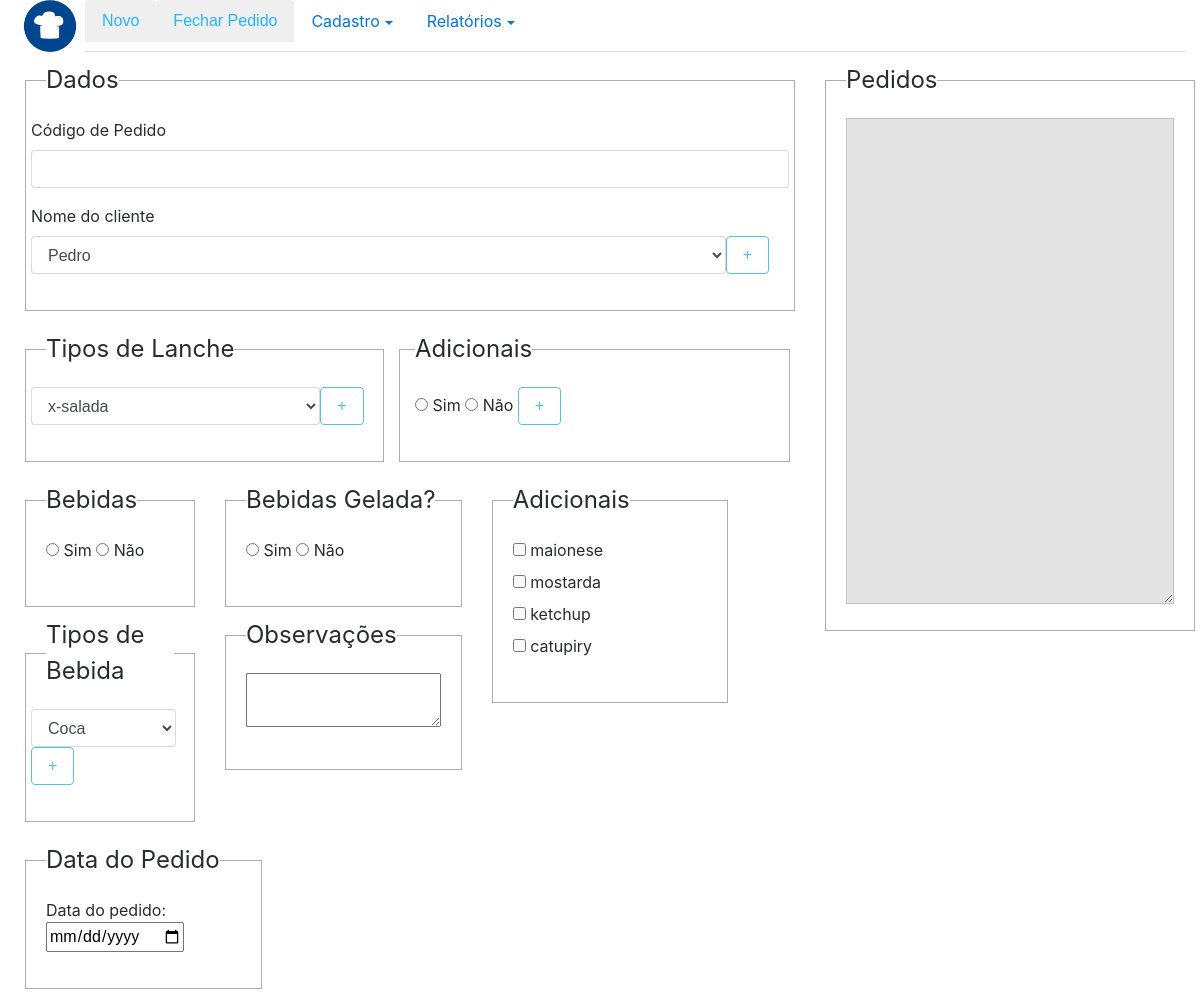
The app's page /view/index.php with its own data.
### tables this page shows
CREATE TABLE `adicionais` (
  `id` int(11) NOT NULL,
  `nome` varchar(50) NOT NULL,
  `descricao` varchar(200) NOT NULL,
  `preco` float NOT NULL
);

### model/adicional.php (called while the page is built, shortened)
<?php
class Adicional{
    public function listarTodos($conexao){
        $sqlstring = "Select * from adicionais";
        $dados = $conexao->query($sqlstring);
        return $dados;
    }
}

### controller/adicionalController.php (called while the page is built, shortened)
<?php
require "../model/conexao.php";
require "../model/adicional.php";
$id = isset($_POST['id']) ? $_POST['id'] : "";
$nome = isset($_POST['nome']) ? $_POST['nome'] : "";
$descricao = isset($_POST['descricao']) ? $_POST['descricao'] : "";
$preco = isset($_POST['preco']) ? $_POST['preco'] : "";
$objAdicional = new Adicional();
$objAdicional->setId($id);
$objAdicional->setNome($nome);
$objAdicional->setDescricao($descricao);
$objAdicional->setPreco($preco);
$dadosA = $objAdicional->listarTodos($conexao);

### model/cliente.php (called while the page is built, shortened)
<?php
class Cliente
{
    public function listarTodos($conexao)
    {
        $sqlstring = "Select * from cliente";
        $dados = $conexao->query($sqlstring);
        return $dados;
    }
}

### controller/clienteController.php (called while the page is built, shortened)
<?php
require "../model/conexao.php";
require "../model/cliente.php";
$id = isset($_POST['id']) ? $_POST['id'] : "";
$nome = isset($_POST['nome']) ? $_POST['nome'] : "";
$endereco = isset($_POST['endereco']) ? $_POST['endereco'] : "";
$telefone = isset($_POST['telefone']) ? $_POST['telefone'] : "";
$objCliente = new Cliente();
$objCliente->setId($id);
$objCliente->setNome($nome);
$objCliente->setEndereco($endereco);
$objCliente->setTelefone($telefone);
$dados = $objCliente->listarTodos($conexao);

### controller/lancheController.php (called while the page is built, shortened)
<?php
require "../model/conexao.php";
require "../model/lanche.php";
$id = isset($_POST['id']) ? $_POST['id'] : "";
$nome = isset($_POST['nome']) ? $_POST['nome'] : "";
$descricao = isset($_POST['descricao']) ? $_POST['descricao'] : "";
$preco = isset($_POST['preco']) ? $_POST['preco'] : "";
$objLanche = new Lanche();
$objLanche->setId($id);
$objLanche->setNome($nome);
$objLanche->setDescricao($descricao);
$objLanche->setPreco($preco);
$dadosL = $objLanche->listarTodos($conexao);

### model/lanche.php (called while the page is built, shortened)
<?php
class Lanche
{
    public function listarTodos($conexao)
    {
        $sqlstring = "Select * from lanche";
        $dados = $conexao->query($sqlstring);
        return $dados;
    }
}

### controller/bebidaController.php (called while the page is built, shortened)
<?php
require "../model/conexao.php";
require "../model/bebida.php";
$id = isset($_POST['id']) ? $_POST['id'] : "";
$nome = isset($_POST['nome']) ? $_POST['nome'] : "";
$descricao = isset($_POST['descricao']) ? $_POST['descricao'] : "";
$preco = isset($_POST['preco']) ? $_POST['preco'] : "";
$objBebida = new Bebida();
$objBebida->setId($id);
$objBebida->setNome($nome);
$objBebida->setDescricao($descricao);
$objBebida->setPreco($preco);
$dadosB = $objBebida->listarTodos($conexao);

### model/bebida.php (called while the page is built, shortened)
<?php
class Bebida
{
    public function listarTodos($conexao)
    {
        $sqlstring = "Select * from bebida";
        $dados = $conexao->query($sqlstring);
        return $dados;
    }
}

### view/index.php (the view, shortened to what this page needs)
<?php
include "header.php";
require "../model/conexao.php";
require "../controller/clienteController.php";
require "../controller/lancheController.php";
require "../controller/bebidaController.php";
require "../controller/adicionalController.php";
?>
<body>
	<form action="index.php" method="POST" id="frmPedido">
		<div class="container-fluid">
			<div class="row">
				<div class="col-md-12">
					<ul class="nav nav-tabs">
						<li class="nav-item">
							<img src="../public/img/Icon_foodservice.jpg" width="70px" alt="LOGO">
						</li>
						<li class="nav-item">
							<input type="reset" name="novoPedido" value="Novo" style="color:#25B6FF;" class="nav-link">
						</li>
						<li class="nav-item">
							<input type="submit" name="fecharPedido" value="Fechar Pedido" style="color:#25B6FF;" class="nav-link">
						</li>
						<li class="nav-item">
							<div class="dropdown">
								<a class="nav-link dropdown-toggle" href="http://example.com" id="dropdownMenuButton" data-toggle="dropdown">Cadastro</a>
							</div>
						</li>
						<li class="nav-item">
							<div class="dropdown">
								<a class="nav-link dropdown-toggle" href="http://example.com" id="dropdownMenuButton" data-toggle="dropdown">Relatórios</a>
							</div>
						</li>
					</ul>
				</div>
			</div>
			<div class="row">
				<div class="col-8">
					<fieldset>
						<legend>Dados</legend>
						<div class="form-group row">
							<label>Código de Pedido</label>
							<input type="number" class="form-control" id="cod" name="cod" value="<?php if (isset($_POST['novoPedido'])) echo $novoCod; ?>">
						</div>
						<div class="form-group row">
							<label>Nome do cliente</label>
							<select class="form-control col-sm-11" id="nomeCliente" name="nomeCliente">
								<?php
								while ($objcli = $dados->fetch_object()) {
								?>
									<option><?php echo $objcli->nome; ?></option>
								<?php } ?>
							</select>
							<button href="#modalCliente" type="button" class="btn btn-md btn-outline-info" data-toggle="modal">+</button>
						</div>
					</fieldset>
					<div class="row">
						<div class="col">
							<fieldset>
								<legend>Tipos de Lanche</legend>
								<div class="form-group row">
									<select class="form-control col-sm-10" id="tipoLanche" name="tipoLanche">
										<?php
										while ($objlan = $dadosL->fetch_object()) {
										?>
											<option><?php echo $objlan->nome; ?></option>
										<?php } ?>
									</select>
									<button href="#modalLanche" type="button" class="btn btn-md btn-outline-info" data-toggle="modal">+</button>
								</div>
							</fieldset>
						</div>
						<fieldset class="col">
							<legend>Adicionais</legend>
							<div class="form-group">
								<input type="radio" id="adSim" name="adicionais" value="Sim">
								<label for="adSim">Sim</label>
								<input type="radio" id="adNao" name="adicionais" value="Não">
								<label for="adNao">Não</label>
								<button href="#modalAdicionais" type="button" class="btn btn-md btn-outline-info" data-toggle="modal">+</button>
							</div>
						</fieldset>
					</div>
					<div class="row">
						<div class="col-3">
							<fieldset>
								<legend>Bebidas</legend>
								<div class="form-group">
									<input type="radio" id="bebSim" name="bebida" value="Sim">
									<label for="bebSim">Sim</label>
									<input type="radio" id="bebNao" name="bebida" value="Não">
									<label for="bebNao">Não</label>
								</div>
							</fieldset>
							<fieldset>
								<legend>Tipos de Bebida</legend>
								<div class="form-group row">
									<select class="form-control col-sm-11" id="tipoBebida" name="tipoBebida">
										<?php
										while ($objBeb = $dadosB->fetch_object()) {
										?>
											<option><?php echo $objBeb->nome; ?></option>
										<?php } ?>
									</select>
									<button href="#modalBebida" type="button" class="btn btn-md btn-outline-info" data-toggle="modal">+</button>
								</div>
							</fieldset>
						</div>
						<div class="col-4">
							<fieldset>
								<legend>Bebidas Gelada?</legend>
								<div class="form-group">
									<input type="radio" id="bebGeladaSim" name="bebidaGelada" value="Sim">
									<label for="bebGeladaSim">Sim</label>
									<input type="radio" id="bebGeladaNao" name="bebidaGelada" value="Não">
									<label for="bebGeladaNao">Não</label>
								</div>
							</fieldset>
							<fieldset>
								<legend>Observações</legend>
								<div class="form-group">
									<textarea id="observacoes" class="col" rows="2" id="observacoes" name="observacoes"></textarea>
								</div>
							</fieldset>
						</div>
						<div class="col-4">
							<fieldset>
								<legend>Adicionais</legend>
								<div class="form-group">
									<?php
									while ($objAdi = $dadosA->fetch_object()) {
									?>
										<div class="checkbox">
											<label>
												<input type="checkbox" name="ckAdicionais[]" value="<?php echo $objAdi->nome; ?>"> <?php echo $objAdi->nome; ?>
											</label>
										</div>
									<?php } ?>
								</div>
							</fieldset>
						</div>
						<div class="col-4">
							<fieldset>
								<legend>Data do Pedido</legend>
								<div class="form-group">
									Data do pedido:
									<input type="date" id="start" name="data" id="data">
								</div>
							</fieldset>
						</div>
					</div>
				</div>
				<div class="col-4">
					<div>
						<fieldset>
							<legend>Pedidos</legend>
							<textarea id="dadosPedido" class="col" rows="20" disabled><?php if (isset($_POST['fecharPedido'])) {
																						} ?></textarea>
						</fieldset>
					</div>
				</div>
			</div>
		</div>
	</form>
</body>
</html>

### public/css/style.css (style rules this page uses)
fieldset { border: 1px solid #adadad; padding: 20px; margin: 10px; width: 100%; }
legend { width:auto; margin-bottom: 0px; }
#dadosPedido { background-color: #e4e4e4; }

### records on screen
adicionais: nome "maionese"
adicionais: nome "mostarda"
adicionais: nome "ketchup"
adicionais: nome "catupiry"

### other values on screen
form field nomeCliente "Pedro"
form field tipoLanche "x-salada"
form field tipoBebida "Coca"
